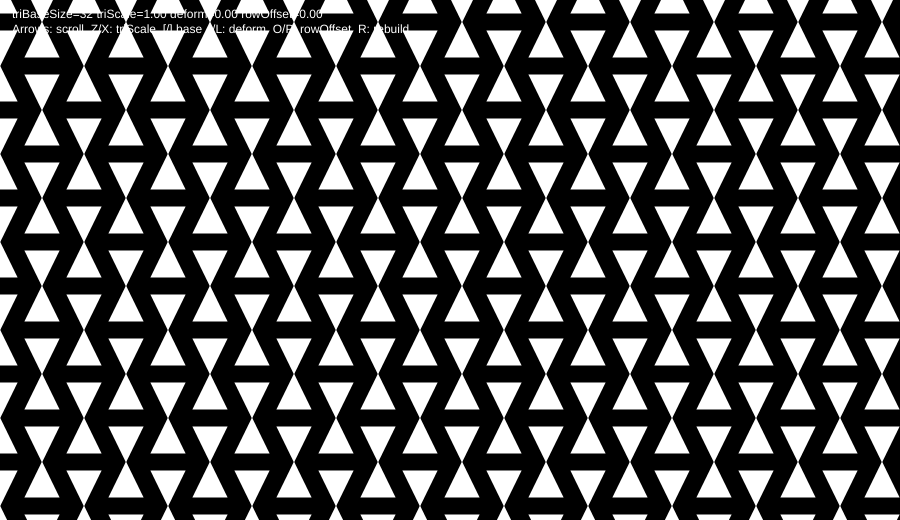
Frame 1 (no input)
Frame 60 (no input): identical to frame 1, image omitted
Frame 120 (the mouse pressed at the canvas centre since frame 60): identical to frame 1, image omitted

The p5.js sketch that drew this single still picture (run headless with seeded random() and noise() and a simulated clock; from frame 60 on, the mouse is pressed at the canvas centre):

// p5.js sketch
// ── sketch.js
// Seamless triangle grid rendered as an infinite tiled pattern.
// Triangles are opaque; background is black; scrolling never clips triangle geometry.
let elapsedTime = 0;

let tile;

// ---- Grid parameters (layout density) ----
let triBaseSize = 32;     // Base size that defines cell spacing.
let triGapX = 10;         // Horizontal gap between cells.
let triGapY = 12;         // Vertical gap between rows.
let rowOffset = 0.0;      // 0..1: odd-row horizontal shift (brick pattern).

// ---- Triangle geometry parameters (shape-only scaling) ----
let triScale = 1.0;       // Scales triangles only; does not scale the rendered background.
let deform = 0.0;         // -1..1: deterministic shear.

// ---- Scroll offset (moves the triangles) ----
let scrollX = 0;
let scrollY = 0;

function setup() {
  createCanvas(900, 520);
  rebuildTile();
}

function draw() {
  elapsedTime += deltaTime;


  // Scroll offsets wrap in tile space for infinite motion with constant cost.
  const ox = modPositive(scrollX, tile.width);
  const oy = modPositive(scrollY, tile.height);

  // Draw enough tiles to cover the canvas regardless of offset.
  // Starting at -tile.width/-tile.height ensures coverage when ox/oy are near tile edges.
  for (let y = -tile.height; y < height + tile.height; y += tile.height) {
    for (let x = -tile.width; x < width + tile.width; x += tile.width) {
      image(tile, x - ox, y - oy);
    }
  }

  // Optional HUD for quick tuning (remove if not needed).
  fill(255);
  textSize(12);
  text(
      `triBaseSize=${triBaseSize} triScale=${triScale.toFixed(2)} deform=${deform.toFixed(2)} rowOffset=${rowOffset.toFixed(2)}\n` +
      `Arrows: scroll  Z/X: triScale  [/] base  ;/L: deform  O/P: rowOffset  R: rebuild`,
      12, 18
  );
}

function rebuildTile() {
  // Tile size chosen as an integer multiple of cell size to avoid drift and ensure repeatability.
  const cellW = triBaseSize + triGapX;
  const cellH = triBaseSize + triGapY;

  // Large tile reduces visible repetition while staying manageable in memory.
  const target = 1024;
  const tileW = max(cellW * 4, ceil(target / cellW) * cellW);
  const tileH = max(cellH * 4, ceil(target / cellH) * cellH);

  tile = createGraphics(tileW, tileH);
  tile.background(0);
  tile.noStroke();
  tile.fill(255); // Fully opaque triangles.

  // Margin approximates max vertex reach; used to decide when to wrap-draw across edges.
  const triSize = triBaseSize * triScale;
  const margin = triSize * 1.1 + abs(deform) * triSize * 0.5;

  // Row-major grid: "arranged in rows" means y steps define structure.
  let row = 0;
  for (let y = 0; y < tileH; y += cellH, row++) {
    const xOffset = (row % 2 === 1) ? rowOffset * cellW : 0;

    let col = 0;
    for (let x = xOffset; x < tileW; x += cellW, col++) {
      const pointUp = ((row + col) % 2 === 0);

      // Draw with wrap copies so triangles crossing tile borders are fully represented.
      drawWrappedTriangle(tile, x, y, triSize, deform, pointUp, margin, tileW, tileH);
    }
  }
}

function drawWrappedTriangle(g, x, y, size, deformAmt, pointUp, margin, tileW, tileH) {
  // Always draw the primary instance.
  drawDeformedTriangle(g, x, y, size, deformAmt, pointUp);

  // If the triangle can extend beyond an edge, draw a counterpart on the opposite side.
  const wrapXLeft  = (x < margin);
  const wrapXRight = (x > tileW - margin);
  const wrapYTop   = (y < margin);
  const wrapYBot   = (y > tileH - margin);

  // Horizontal wraps
  if (wrapXLeft)  drawDeformedTriangle(g, x + tileW, y, size, deformAmt, pointUp);
  if (wrapXRight) drawDeformedTriangle(g, x - tileW, y, size, deformAmt, pointUp);

  // Vertical wraps
  if (wrapYTop)   drawDeformedTriangle(g, x, y + tileH, size, deformAmt, pointUp);
  if (wrapYBot)   drawDeformedTriangle(g, x, y - tileH, size, deformAmt, pointUp);

  // Corner wraps (only when both axes can overflow)
  if (wrapXLeft && wrapYTop)   drawDeformedTriangle(g, x + tileW, y + tileH, size, deformAmt, pointUp);
  if (wrapXLeft && wrapYBot)   drawDeformedTriangle(g, x + tileW, y - tileH, size, deformAmt, pointUp);
  if (wrapXRight && wrapYTop)  drawDeformedTriangle(g, x - tileW, y + tileH, size, deformAmt, pointUp);
  if (wrapXRight && wrapYBot)  drawDeformedTriangle(g, x - tileW, y - tileH, size, deformAmt, pointUp);
}

function drawDeformedTriangle(g, cx, cy, size, deformAmt, pointUp) {
  // Bounded shear keeps triangles predictable and prevents self-intersection from extreme values.
  const shear = constrain(deformAmt, -1, 1) * size * 0.35;

  // Centered local triangle simplifies layout; (cx, cy) is the triangle center.
  const halfBase = size * 0.55;
  const h = size * 0.70;

  let ax, ay, bx, by, cx2, cy2;
  if (pointUp) {
    ax = 0 + shear;          ay = -h;
    bx = +halfBase - shear;  by = +h * 0.6;
    cx2 = -halfBase - shear; cy2 = +h * 0.6;
  } else {
    ax = 0 + shear;          ay = +h;
    bx = +halfBase - shear;  by = -h * 0.6;
    cx2 = -halfBase - shear; cy2 = -h * 0.6;
  }

  g.beginShape();
  g.vertex(cx + ax,  cy + ay);
  g.vertex(cx + bx,  cy + by);
  g.vertex(cx + cx2, cy + cy2);
  g.endShape(CLOSE);
}

function keyPressed() {
  // Tile rebuild is required whenever geometry/layout changes (tile content is baked).
  if (key === 'R') rebuildTile();

  // Base size affects grid density.
  if (key === '/') { triBaseSize = min(200, triBaseSize + 2); rebuildTile(); }
  if (key === '.') { triBaseSize = max(6, triBaseSize - 2);   rebuildTile(); }

  // Triangle-only scaling.
  if (key === 'Z') { triScale = max(0.25, triScale * 0.95); rebuildTile(); }
  if (key === 'X') { triScale = min(4.00, triScale * 1.05); rebuildTile(); }

  // Deformation.
  if (key === ';') { deform = min(1.0, deform + 0.05); rebuildTile(); }
  if (key === 'L') { deform = max(-1.0, deform - 0.05); rebuildTile(); }

  // Row offset.
  if (key === 'O') { rowOffset = max(0.0, rowOffset - 0.05); rebuildTile(); }
  if (key === 'P') { rowOffset = min(1.0, rowOffset + 0.05); rebuildTile(); }

  // Scrolling moves the pattern; using pixels keeps it intuitive.
  const step = 20;
  if (keyCode === LEFT_ARROW)  scrollX -= step;
  if (keyCode === RIGHT_ARROW) scrollX += step;
  if (keyCode === UP_ARROW)    scrollY -= step;
  if (keyCode === DOWN_ARROW)  scrollY += step;
}

function modPositive(n, m) {
  // Positive modulo keeps scroll wrapping stable for negative offsets.
  return ((n % m) + m) % m;
}
